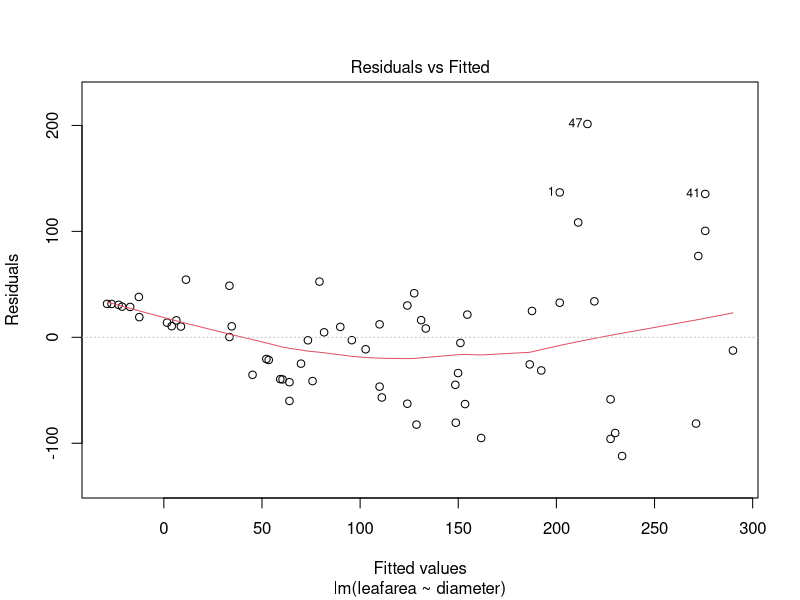
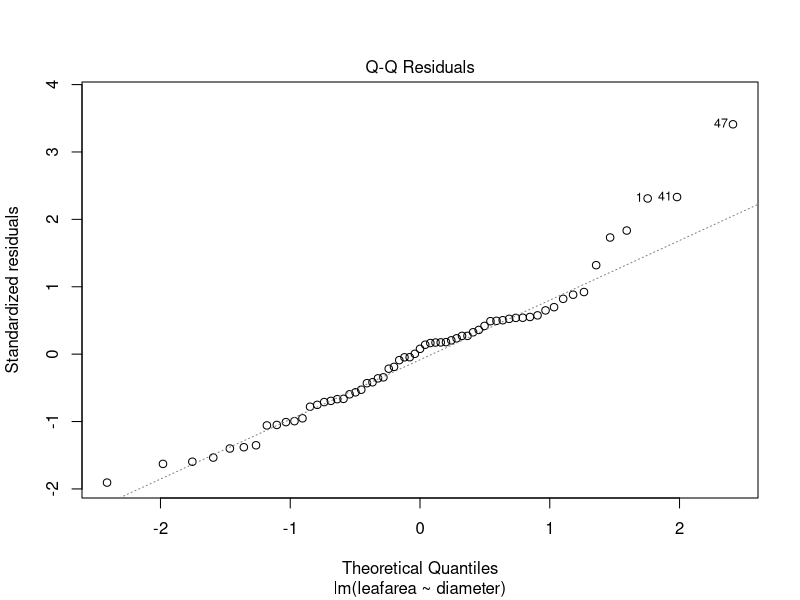
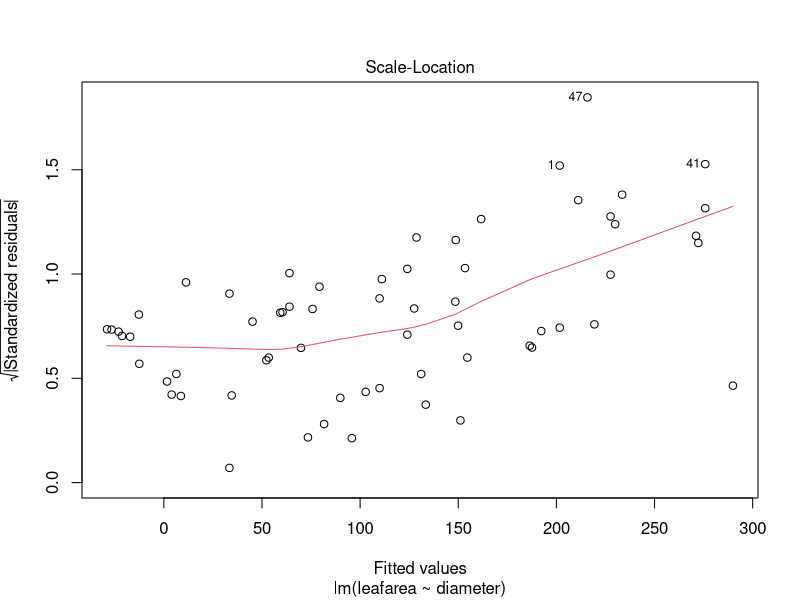
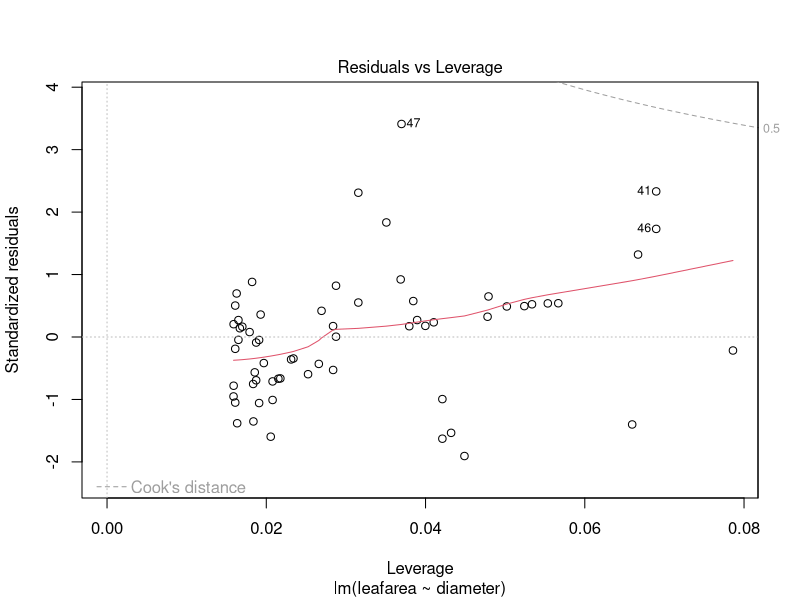
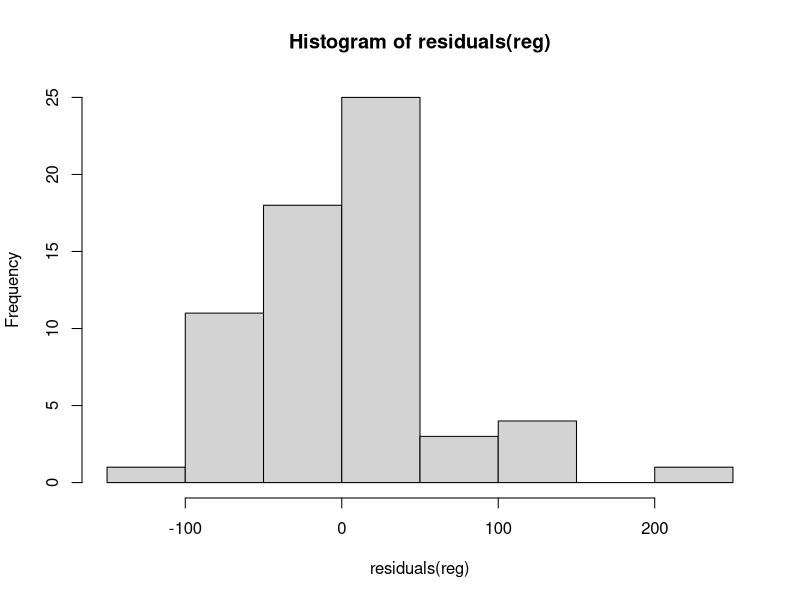
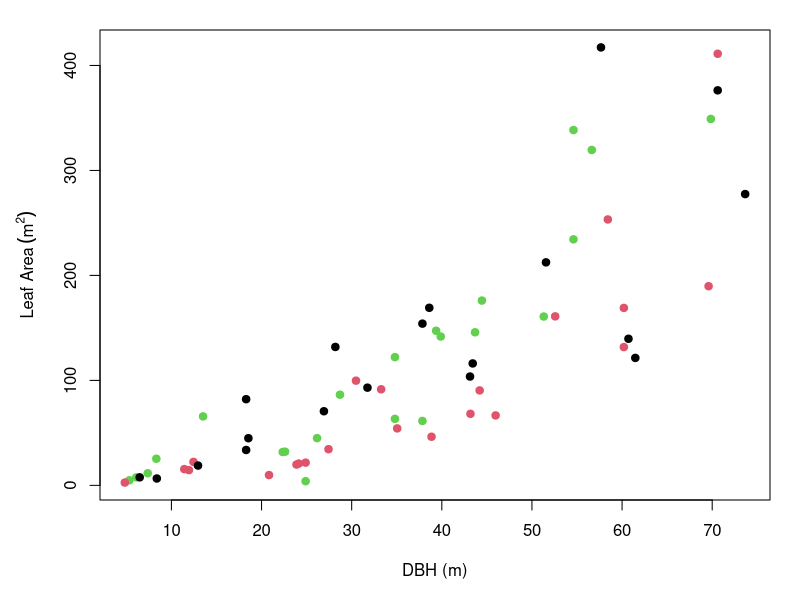

The R source for these figures, in order: (Note: this script raises an error after producing the figures.)
#REGRESION LINEAL. 
allom <- read.csv('dataCursoR/Allometry.csv')
str(allom)
head(allom)
tail(allom)
summary(allom)

#Lo que hacemos es comprobar si 2 variables se ajustan a un modelo de distribución lineal o
#regresión lineal. En este caso cogemos las variales "area foliar" y "diámetro". Se puede pedir 
#a R de estas 2 formas: 
reg <- lm(allom$leafarea ~ allom$diameter)
reg <- lm(leafarea ~ diameter, data = allom)


#HAY 3 FORMAS DE VER SI NUESTRA REGRESIÓN ES SÓLIDA:'R2', 'p-value' y 'Residual values'.

#R2 determina la intensidad de la regresión lineal,mientras que p-value determina su significancia. 
#R2, p-value y pendiente e intercepto (la 2º solo muestra pendiente e intercepto)
summary(reg)
coefficients(reg)

#VALORES RESIDUALES. Los residuales son los valores que hay entre los puntos observados
#y el modelo lineal. Cuanto mayor sean estos residuales, menos se ajustan nuestros datos al MRL. 
# pay attention to the console. el 2º grafico es el más visual de entender. Cuanto más agrupados
#en torno a 0 estén los residual values, más cerca del MRL están nuestras datos observados. 
plot(reg)
hist(residuals(reg))

#PLOTEAR UN MRL. 
#1) Ploteamos normalmente los datos observados de las dos variables. 
windows(12, 8)
plot(allom$leafarea ~ allom$diameter, pch = 19, col = as.factor(allom$species),
     ylab = expression('Leaf Area'~(m^2)), xlab = 'DBH (m)', par(mar = c(5,5,1.5,1.5)))

legend('topleft', legend = levels(allom$species), pch = 19,
       col = as.factor(levels(allom$species)), bty = 'n')

#Intento de incluir el modelo de regresión en la gráfica con 'abline'
abline(a = -51.3245, b = 4.6333, col='grey', lty=4)
#Intento de meter leyenda con valores de R2 y p-value
#Consigo R2 mirando en internet jeje
legend("bottomright", bty="n", legend=paste("R2 =", format(summary(reg)$adj.r.squared, digits=4)))
 
#Intentar introducir un MRL para cada especie con el color correspondiente. 
#Creo que hay que hacer 3 regresiones diferenciadas para sacar los datos. 
levels(allom$species)
#3 especies: PIMO, PIPO y PSME. Subset de 'allom' para cada especie. 
PIPO <- subset(allom, species == 'PIPO')
PIMO <- subset(allom, species == "PIMO")
PSME <- subset(allom, species == 'PSME')

#Regresión para cada grupo de datos
regPIPO <- lm(leafarea ~ diameter, data = PIPO)
regPIMO <- lm(leafarea ~ diameter, data = PIMO)
regPSME <- lm(leafarea ~ diameter, data = PSME)

#Summary para cada regSPECIES
summary(regPIPO)
summary(regPIMO)
summary(regPSME)

#COPIO PLOT DE GRÁFICO PRINCIPAL. 
plot(allom$leafarea ~ allom$diameter, pch = 19, col = as.factor(allom$species),
     ylab = expression('Leaf Area'~(m^2)), xlab = 'DBH (m)',par(mar = c(5,5,1.5,1.5)))

legend('topleft', legend = levels(allom$species), pch = 19,
       col = as.factor(levels(allom$species)), bty = 'n')

#METER ABLINES
ablinePIPO <- abline(-64.5259 , 4.2442, lty = 4, col = 'red')
ablinePIMO <- abline(-31.8764 , 4.4921, lty = 4, col = 'black')
ablinePSME <- abline(-60.5421 , 5.3715, lty = 4, col = 'green')

#SALE BIEN!! Me faltaría saber como añadir los datos de R2 y p-value a cada linea


hist(allom$leafarea)
hist(log(allom$leafarea))

# para el próximo día
aovLeafArea <- aov(leafarea ~ species, data = allom)
aovLeafArea2 <- aov(log(leafarea) ~ species, data = allom)
summary(aovLeafArea)
summary(aovLeafArea2)

